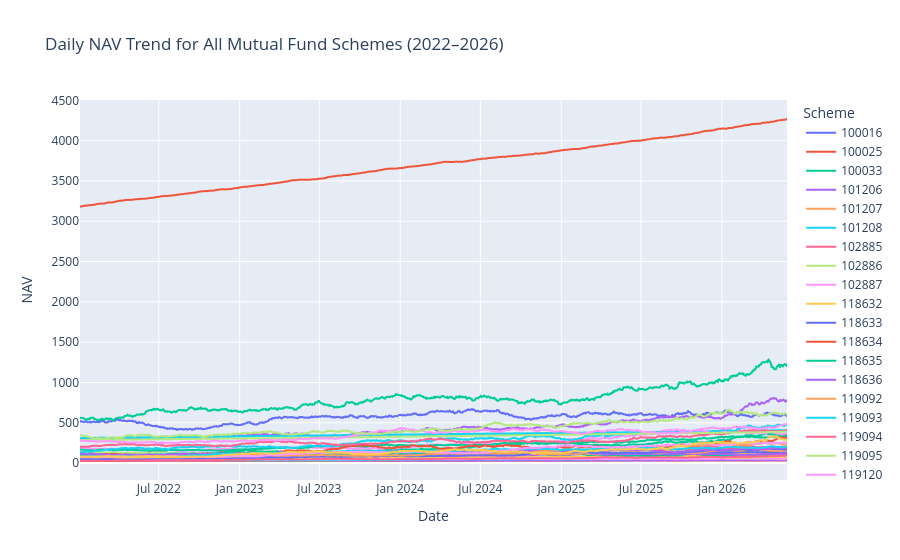

The cell this chart's notebook holds for it:
### Code cell
fig = px.line(
    nav_df,
    x='date',
    y='nav',
    color='amfi_code',
    title='Daily NAV Trend for All Mutual Fund Schemes (2022–2026)',
    labels={
        'date': 'Date',
        'nav': 'NAV',
        'amfi_code': 'Scheme'
    }
)
fig.write_image(
    "../Charts/nav_trend2.png"
)
fig.show()

### Figure 1 — Plotly figure (JSON) as saved in the notebook; plotly's stock layout.template omitted (floating-point values rounded to 4 significant figures; data arrays with more than 128 entries replaced by an {"elided": "..."} marker saying what was removed)
{"data": [{"hovertemplate": "Scheme=100016<br>Date=%{x}<br>NAV=%{y}<extra></extra>", "legendgroup": "100016", "line": {"color": "#636efa", "dash": "solid"}, "marker": {"symbol": "circle"}, "mode": "lines", "name": "100016", "showlegend": true, "type": "scattergl", "x": {"elided": "1150 str values"}, "xaxis": "x", "y": {"elided": "1150 float values"}, "yaxis": "y"}, {"hovertemplate": "Scheme=100025<br>Date=%{x}<br>NAV=%{y}<extra></extra>", "legendgroup": "100025", "line": {"color": "#EF553B", "dash": "solid"}, "marker": {"symbol": "circle"}, "mode": "lines", "name": "100025", "showlegend": true, "type": "scattergl", "x": {"elided": "1150 str values"}, "xaxis": "x", "y": {"elided": "1150 float values"}, "yaxis": "y"}, {"hovertemplate": "Scheme=100033<br>Date=%{x}<br>NAV=%{y}<extra></extra>", "legendgroup": "100033", "line": {"color": "#00cc96", "dash": "solid"}, "marker": {"symbol": "circle"}, "mode": "lines", "name": "100033", "showlegend": true, "type": "scattergl", "x": {"elided": "1150 str values"}, "xaxis": "x", "y": {"elided": "1150 float values"}, "yaxis": "y"}, {"hovertemplate": "Scheme=101206<br>Date=%{x}<br>NAV=%{y}<extra></extra>", "legendgroup": "101206", "line": {"color": "#ab63fa", "dash": "solid"}, "marker": {"symbol": "circle"}, "mode": "lines", "name": "101206", "showlegend": true, "type": "scattergl", "x": {"elided": "1150 str values"}, "xaxis": "x", "y": {"elided": "1150 float values"}, "yaxis": "y"}, {"hovertemplate": "Scheme=101207<br>Date=%{x}<br>NAV=%{y}<extra></extra>", "legendgroup": "101207", "line": {"color": "#FFA15A", "dash": "solid"}, "marker": {"symbol": "circle"}, "mode": "lines", "name": "101207", "showlegend": true, "type": "scattergl", "x": {"elided": "1150 str values"}, "xaxis": "x", "y": {"elided": "1150 float values"}, "yaxis": "y"}, {"hovertemplate": "Scheme=101208<br>Date=%{x}<br>NAV=%{y}<extra></extra>", "legendgroup": "101208", "line": {"color": "#19d3f3", "dash": "solid"}, "marker": {"symbol": "circle"}, "mode": "lines", "name": "101208", "showlegend": true, "type": "scattergl", "x": {"elided": "1150 str values"}, "xaxis": "x", "y": {"elided": "1150 float values"}, "yaxis": "y"}, {"hovertemplate": "Scheme=102885<br>Date=%{x}<br>NAV=%{y}<extra></extra>", "legendgroup": "102885", "line": {"color": "#FF6692", "dash": "solid"}, "marker": {"symbol": "circle"}, "mode": "lines", "name": "102885", "showlegend": true, "type": "scattergl", "x": {"elided": "1150 str values"}, "xaxis": "x", "y": {"elided": "1150 float values"}, "yaxis": "y"}, {"hovertemplate": "Scheme=102886<br>Date=%{x}<br>NAV=%{y}<extra></extra>", "legendgroup": "102886", "line": {"color": "#B6E880", "dash": "solid"}, "marker": {"symbol": "circle"}, "mode": "lines", "name": "102886", "showlegend": true, "type": "scattergl", "x": {"elided": "1150 str values"}, "xaxis": "x", "y": {"elided": "1150 float values"}, "yaxis": "y"}, {"hovertemplate": "Scheme=102887<br>Date=%{x}<br>NAV=%{y}<extra></extra>", "legendgroup": "102887", "line": {"color": "#FF97FF", "dash": "solid"}, "marker": {"symbol": "circle"}, "mode": "lines", "name": "102887", "showlegend": true, "type": "scattergl", "x": {"elided": "1150 str values"}, "xaxis": "x", "y": {"elided": "1150 float values"}, "yaxis": "y"}, {"hovertemplate": "Scheme=118632<br>Date=%{x}<br>NAV=%{y}<extra></extra>", "legendgroup": "118632", "line": {"color": "#FECB52", "dash": "solid"}, "marker": {"symbol": "circle"}, "mode": "lines", "name": "118632", "showlegend": true, "type": "scattergl", "x": {"elided": "1150 str values"}, "xaxis": "x", "y": {"elided": "1150 float values"}, "yaxis": "y"}, {"hovertemplate": "Scheme=118633<br>Date=%{x}<br>NAV=%{y}<extra></extra>", "legendgroup": "118633", "line": {"color": "#636efa", "dash": "solid"}, "marker": {"symbol": "circle"}, "mode": "lines", "name": "118633", "showlegend": true, "type": "scattergl", "x": {"elided": "1150 str values"}, "xaxis": "x", "y": {"elided": "1150 float values"}, "yaxis": "y"}, {"hovertemplate": "Scheme=118634<br>Date=%{x}<br>NAV=%{y}<extra></extra>", "legendgroup": "118634", "line": {"color": "#EF553B", "dash": "solid"}, "marker": {"symbol": "circle"}, "mode": "lines", "name": "118634", "showlegend": true, "type": "scattergl", "x": {"elided": "1150 str values"}, "xaxis": "x", "y": {"elided": "1150 float values"}, "yaxis": "y"}, {"hovertemplate": "Scheme=118635<br>Date=%{x}<br>NAV=%{y}<extra></extra>", "legendgroup": "118635", "line": {"color": "#00cc96", "dash": "solid"}, "marker": {"symbol": "circle"}, "mode": "lines", "name": "118635", "showlegend": true, "type": "scattergl", "x": {"elided": "1150 str values"}, "xaxis": "x", "y": {"elided": "1150 float values"}, "yaxis": "y"}, {"hovertemplate": "Scheme=118636<br>Date=%{x}<br>NAV=%{y}<extra></extra>", "legendgroup": "118636", "line": {"color": "#ab63fa", "dash": "solid"}, "marker": {"symbol": "circle"}, "mode": "lines", "name": "118636", "showlegend": true, "type": "scattergl", "x": {"elided": "1150 str values"}, "xaxis": "x", "y": {"elided": "1150 float values"}, "yaxis": "y"}, {"hovertemplate": "Scheme=119092<br>Date=%{x}<br>NAV=%{y}<extra></extra>", "legendgroup": "119092", "line": {"color": "#FFA15A", "dash": "solid"}, "marker": {"symbol": "circle"}, "mode": "lines", "name": "119092", "showlegend": true, "type": "scattergl", "x": {"elided": "1150 str values"}, "xaxis": "x", "y": {"elided": "1150 float values"}, "yaxis": "y"}, {"hovertemplate": "Scheme=119093<br>Date=%{x}<br>NAV=%{y}<extra></extra>", "legendgroup": "119093", "line": {"color": "#19d3f3", "dash": "solid"}, "marker": {"symbol": "circle"}, "mode": "lines", "name": "119093", "showlegend": true, "type": "scattergl", "x": {"elided": "1150 str values"}, "xaxis": "x", "y": {"elided": "1150 float values"}, "yaxis": "y"}, {"hovertemplate": "Scheme=119094<br>Date=%{x}<br>NAV=%{y}<extra></extra>", "legendgroup": "119094", "line": {"color": "#FF6692", "dash": "solid"}, "marker": {"symbol": "circle"}, "mode": "lines", "name": "119094", "showlegend": true, "type": "scattergl", "x": {"elided": "1150 str values"}, "xaxis": "x", "y": {"elided": "1150 float values"}, "yaxis": "y"}, {"hovertemplate": "Scheme=119095<br>Date=%{x}<br>NAV=%{y}<extra></extra>", "legendgroup": "119095", "line": {"color": "#B6E880", "dash": "solid"}, "marker": {"symbol": "circle"}, "mode": "lines", "name": "119095", "showlegend": true, "type": "scattergl", "x": {"elided": "1150 str values"}, "xaxis": "x", "y": {"elided": "1150 float values"}, "yaxis": "y"}, {"hovertemplate": "Scheme=119120<br>Date=%{x}<br>NAV=%{y}<extra></extra>", "legendgroup": "119120", "line": {"color": "#FF97FF", "dash": "solid"}, "marker": {"symbol": "circle"}, "mode": "lines", "name": "119120", "showlegend": true, "type": "scattergl", "x": {"elided": "1150 str values"}, "xaxis": "x", "y": {"elided": "1150 float values"}, "yaxis": "y"}, {"hovertemplate": "Scheme=119551<br>Date=%{x}<br>NAV=%{y}<extra></extra>", "legendgroup": "119551", "line": {"color": "#FECB52", "dash": "solid"}, "marker": {"symbol": "circle"}, "mode": "lines", "name": "119551", "showlegend": true, "type": "scattergl", "x": {"elided": "1150 str values"}, "xaxis": "x", "y": {"elided": "1150 float values"}, "yaxis": "y"}, {"hovertemplate": "Scheme=119552<br>Date=%{x}<br>NAV=%{y}<extra></extra>", "legendgroup": "119552", "line": {"color": "#636efa", "dash": "solid"}, "marker": {"symbol": "circle"}, "mode": "lines", "name": "119552", "showlegend": true, "type": "scattergl", "x": {"elided": "1150 str values"}, "xaxis": "x", "y": {"elided": "1150 float values"}, "yaxis": "y"}, {"hovertemplate": "Scheme=119598<br>Date=%{x}<br>NAV=%{y}<extra></extra>", "legendgroup": "119598", "line": {"color": "#EF553B", "dash": "solid"}, "marker": {"symbol": "circle"}, "mode": "lines", "name": "119598", "showlegend": true, "type": "scattergl", "x": {"elided": "1150 str values"}, "xaxis": "x", "y": {"elided": "1150 float values"}, "yaxis": "y"}, {"hovertemplate": "Scheme=119599<br>Date=%{x}<br>NAV=%{y}<extra></extra>", "legendgroup": "119599", "line": {"color": "#00cc96", "dash": "solid"}, "marker": {"symbol": "circle"}, "mode": "lines", "name": "119599", "showlegend": true, "type": "scattergl", "x": {"elided": "1150 str values"}, "xaxis": "x", "y": {"elided": "1150 float values"}, "yaxis": "y"}, {"hovertemplate": "Scheme=120503<br>Date=%{x}<br>NAV=%{y}<extra></extra>", "legendgroup": "120503", "line": {"color": "#ab63fa", "dash": "solid"}, "marker": {"symbol": "circle"}, "mode": "lines", "name": "120503", "showlegend": true, "type": "scattergl", "x": {"elided": "1150 str values"}, "xaxis": "x", "y": {"elided": "1150 float values"}, "yaxis": "y"}, {"hovertemplate": "Scheme=120504<br>Date=%{x}<br>NAV=%{y}<extra></extra>", "legendgroup": "120504", "line": {"color": "#FFA15A", "dash": "solid"}, "marker": {"symbol": "circle"}, "mode": "lines", "name": "120504", "showlegend": true, "type": "scattergl", "x": {"elided": "1150 str values"}, "xaxis": "x", "y": {"elided": "1150 float values"}, "yaxis": "y"}, {"hovertemplate": "Scheme=120505<br>Date=%{x}<br>NAV=%{y}<extra></extra>", "legendgroup": "120505", "line": {"color": "#19d3f3", "dash": "solid"}, "marker": {"symbol": "circle"}, "mode": "lines", "name": "120505", "showlegend": true, "type": "scattergl", "x": {"elided": "1150 str values"}, "xaxis": "x", "y": {"elided": "1150 float values"}, "yaxis": "y"}, {"hovertemplate": "Scheme=120506<br>Date=%{x}<br>NAV=%{y}<extra></extra>", "legendgroup": "120506", "line": {"color": "#FF6692", "dash": "solid"}, "marker": {"symbol": "circle"}, "mode": "lines", "name": "120506", "showlegend": true, "type": "scattergl", "x": {"elided": "1150 str values"}, "xaxis": "x", "y": {"elided": "1150 float values"}, "yaxis": "y"}, {"hovertemplate": "Scheme=120507<br>Date=%{x}<br>NAV=%{y}<extra></extra>", "legendgroup": "120507", "line": {"color": "#B6E880", "dash": "solid"}, "marker": {"symbol": "circle"}, "mode": "lines", "name": "120507", "showlegend": true, "type": "scattergl", "x": {"elided": "1150 str values"}, "xaxis": "x", "y": {"elided": "1150 float values"}, "yaxis": "y"}, {"hovertemplate": "Scheme=120841<br>Date=%{x}<br>NAV=%{y}<extra></extra>", "legendgroup": "120841", "line": {"color": "#FF97FF", "dash": "solid"}, "marker": {"symbol": "circle"}, "mode": "lines", "name": "120841", "showlegend": true, "type": "scattergl", "x": {"elided": "1150 str values"}, "xaxis": "x", "y": {"elided": "1150 float values"}, "yaxis": "y"}, {"hovertemplate": "Scheme=120842<br>Date=%{x}<br>NAV=%{y}<extra></extra>", "legendgroup": "120842", "line": {"color": "#FECB52", "dash": "solid"}, "marker": {"symbol": "circle"}, "mode": "lines", "name": "120842", "showlegend": true, "type": "scattergl", "x": {"elided": "1150 str values"}, "xaxis": "x", "y": {"elided": "1150 float values"}, "yaxis": "y"}, {"hovertemplate": "Scheme=120843<br>Date=%{x}<br>NAV=%{y}<extra></extra>", "legendgroup": "120843", "line": {"color": "#636efa", "dash": "solid"}, "marker": {"symbol": "circle"}, "mode": "lines", "name": "120843", "showlegend": true, "type": "scattergl", "x": {"elided": "1150 str values"}, "xaxis": "x", "y": {"elided": "1150 float values"}, "yaxis": "y"}, {"hovertemplate": "Scheme=120844<br>Date=%{x}<br>NAV=%{y}<extra></extra>", "legendgroup": "120844", "line": {"color": "#EF553B", "dash": "solid"}, "marker": {"symbol": "circle"}, "mode": "lines", "name": "120844", "showlegend": true, "type": "scattergl", "x": {"elided": "1150 str values"}, "xaxis": "x", "y": {"elided": "1150 float values"}, "yaxis": "y"}, {"hovertemplate": "Scheme=125497<br>Date=%{x}<br>NAV=%{y}<extra></extra>", "legendgroup": "125497", "line": {"color": "#00cc96", "dash": "solid"}, "marker": {"symbol": "circle"}, "mode": "lines", "name": "125497", "showlegend": true, "type": "scattergl", "x": {"elided": "1150 str values"}, "xaxis": "x", "y": {"elided": "1150 float values"}, "yaxis": "y"}, {"hovertemplate": "Scheme=125498<br>Date=%{x}<br>NAV=%{y}<extra></extra>", "legendgroup": "125498", "line": {"color": "#ab63fa", "dash": "solid"}, "marker": {"symbol": "circle"}, "mode": "lines", "name": "125498", "showlegend": true, "type": "scattergl", "x": {"elided": "1150 str values"}, "xaxis": "x", "y": {"elided": "1150 float values"}, "yaxis": "y"}, {"hovertemplate": "Scheme=148567<br>Date=%{x}<br>NAV=%{y}<extra></extra>", "legendgroup": "148567", "line": {"color": "#FFA15A", "dash": "solid"}, "marker": {"symbol": "circle"}, "mode": "lines", "name": "148567", "showlegend": true, "type": "scattergl", "x": {"elided": "1150 str values"}, "xaxis": "x", "y": {"elided": "1150 float values"}, "yaxis": "y"}, {"hovertemplate": "Scheme=148568<br>Date=%{x}<br>NAV=%{y}<extra></extra>", "legendgroup": "148568", "line": {"color": "#19d3f3", "dash": "solid"}, "marker": {"symbol": "circle"}, "mode": "lines", "name": "148568", "showlegend": true, "type": "scattergl", "x": {"elided": "1150 str values"}, "xaxis": "x", "y": {"elided": "1150 float values"}, "yaxis": "y"}, {"hovertemplate": "Scheme=148569<br>Date=%{x}<br>NAV=%{y}<extra></extra>", "legendgroup": "148569", "line": {"color": "#FF6692", "dash": "solid"}, "marker": {"symbol": "circle"}, "mode": "lines", "name": "148569", "showlegend": true, "type": "scattergl", "x": {"elided": "1150 str values"}, "xaxis": "x", "y": {"elided": "1150 float values"}, "yaxis": "y"}, {"hovertemplate": "Scheme=149322<br>Date=%{x}<br>NAV=%{y}<extra></extra>", "legendgroup": "149322", "line": {"color": "#B6E880", "dash": "solid"}, "marker": {"symbol": "circle"}, "mode": "lines", "name": "149322", "showlegend": true, "type": "scattergl", "x": {"elided": "1150 str values"}, "xaxis": "x", "y": {"elided": "1150 float values"}, "yaxis": "y"}, {"hovertemplate": "Scheme=149323<br>Date=%{x}<br>NAV=%{y}<extra></extra>", "legendgroup": "149323", "line": {"color": "#FF97FF", "dash": "solid"}, "marker": {"symbol": "circle"}, "mode": "lines", "name": "149323", "showlegend": true, "type": "scattergl", "x": {"elided": "1150 str values"}, "xaxis": "x", "y": {"elided": "1150 float values"}, "yaxis": "y"}, {"hovertemplate": "Scheme=149324<br>Date=%{x}<br>NAV=%{y}<extra></extra>", "legendgroup": "149324", "line": {"color": "#FECB52", "dash": "solid"}, "marker": {"symbol": "circle"}, "mode": "lines", "name": "149324", "showlegend": true, "type": "scattergl", "x": {"elided": "1150 str values"}, "xaxis": "x", "y": {"elided": "1150 float values"}, "yaxis": "y"}], "layout": {"legend": {"title": {"text": "Scheme"}, "tracegroupgap": 0}, "title": {"text": "Daily NAV Trend for All Mutual Fund Schemes (2022–2026)"}, "xaxis": {"anchor": "y", "domain": [0, 1], "title": {"text": "Date"}}, "yaxis": {"anchor": "x", "domain": [0, 1], "title": {"text": "NAV"}}}}
